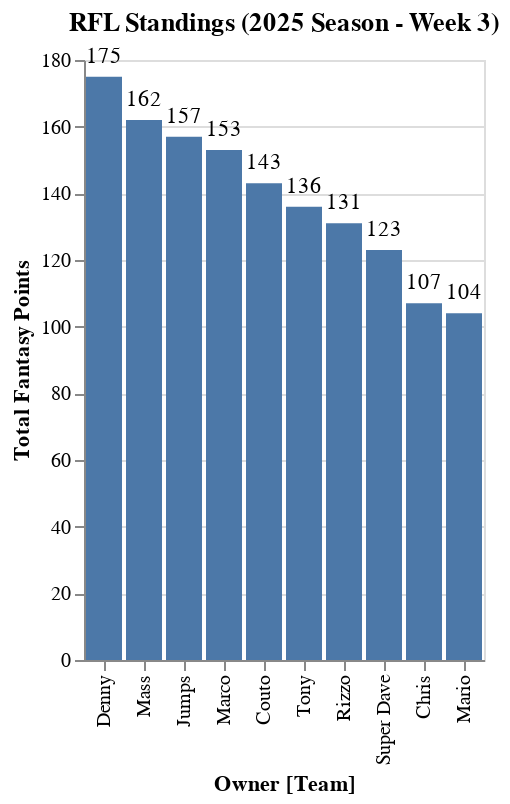

The notebook cell saved with this chart:
### Code cell
#@title RFL Standings Graph
import altair as alt

# Get the maximum week from the stats_player_week table
max_week_df = con.execute(f"""
SELECT MAX(week) AS max_week
FROM stats_player_week_{season};
""").df()

max_week = max_week_df['max_week'].iloc[0]


# Merge total_team_points_df with teams_df to get the team name
total_team_points_with_team_df = total_team_points_df.merge(teams_df[['Owner', 'Team']].drop_duplicates(), left_on='owner', right_on='Owner')

chart = alt.Chart(total_team_points_with_team_df).mark_bar().encode(
    x=alt.X('owner', sort='-y', title='Owner [Team]'),  # Sort by total points descending and update axis title
    y=alt.Y('total_team_fantasy_points', title='Total Fantasy Points'), # Add a title to the y-axis
    tooltip=['Owner', 'Team', 'total_team_fantasy_points'] # Include Team in tooltip
).properties(
    title=f'RFL Standings ({season} Season - Week {max_week})'
)

# Add text labels for the total points
text = chart.mark_text(
    align='center',
    baseline='bottom',
    dy=-5  # Nudge text above the bar
).encode(
    text=alt.Text('total_team_fantasy_points', format='.0f') # Format as integer
)

# Combine the bar chart and the text
final_chart = chart + text

final_chart.display()

# Save the chart as a PNG file
final_chart.save(f'rfl_standings_{season}.png')

# Print the directory where the file was saved
print(f"Chart saved to: {os.getcwd()}")

### Figure 1 — Vega-Lite specification as saved in the notebook (floating-point values rounded to 4 significant figures)
{"config": {"view": {"continuousWidth": 300, "continuousHeight": 300}}, "layer": [{"mark": {"type": "bar"}, "encoding": {"tooltip": [{"field": "Owner", "type": "nominal"}, {"field": "Team", "type": "nominal"}, {"field": "total_team_fantasy_points", "type": "quantitative"}], "x": {"field": "owner", "sort": "-y", "title": "Owner [Team]", "type": "nominal"}, "y": {"field": "total_team_fantasy_points", "title": "Total Fantasy Points", "type": "quantitative"}}, "title": "RFL Standings (2025 Season - Week 3)"}, {"mark": {"type": "text", "align": "center", "baseline": "bottom", "dy": -5}, "encoding": {"text": {"field": "total_team_fantasy_points", "format": ".0f", "type": "quantitative"}, "tooltip": [{"field": "Owner", "type": "nominal"}, {"field": "Team", "type": "nominal"}, {"field": "total_team_fantasy_points", "type": "quantitative"}], "x": {"field": "owner", "sort": "-y", "title": "Owner [Team]", "type": "nominal"}, "y": {"field": "total_team_fantasy_points", "title": "Total Fantasy Points", "type": "quantitative"}}, "title": "RFL Standings (2025 Season - Week 3)"}], "data": {"name": "data-ac02486e6cf87efec9b6fc524b8e7c3b"}, "$schema": "https://vega.github.io/schema/vega-lite/v5.20.1.json", "datasets": {"data-ac02486e6cf87efec9b6fc524b8e7c3b": [{"owner": "Denny", "total_team_fantasy_points": 175.0, "Owner": "Denny", "Team": "Vikings"}, {"owner": "Mass", "total_team_fantasy_points": 162.0, "Owner": "Mass", "Team": "Bengals"}, {"owner": "Jumps", "total_team_fantasy_points": 157.0, "Owner": "Jumps", "Team": "Packers"}, {"owner": "Marco", "total_team_fantasy_points": 153.0, "Owner": "Marco", "Team": "Eagles"}, {"owner": "Couto", "total_team_fantasy_points": 143.0, "Owner": "Couto", "Team": "Raiders"}, {"owner": "Tony", "total_team_fantasy_points": 136.0, "Owner": "Tony", "Team": "Cowboys"}, {"owner": "Rizzo", "total_team_fantasy_points": 131.0, "Owner": "Rizzo", "Team": "Colts"}, {"owner": "Super Dave", "total_team_fantasy_points": 123.0, "Owner": "Super Dave", "Team": "Steelers"}, {"owner": "Chris", "total_team_fantasy_points": 107.0, "Owner": "Chris", "Team": "Bears"}, {"owner": "Mario", "total_team_fantasy_points": 104.0, "Owner": "Mario", "Team": "Jets"}]}}
